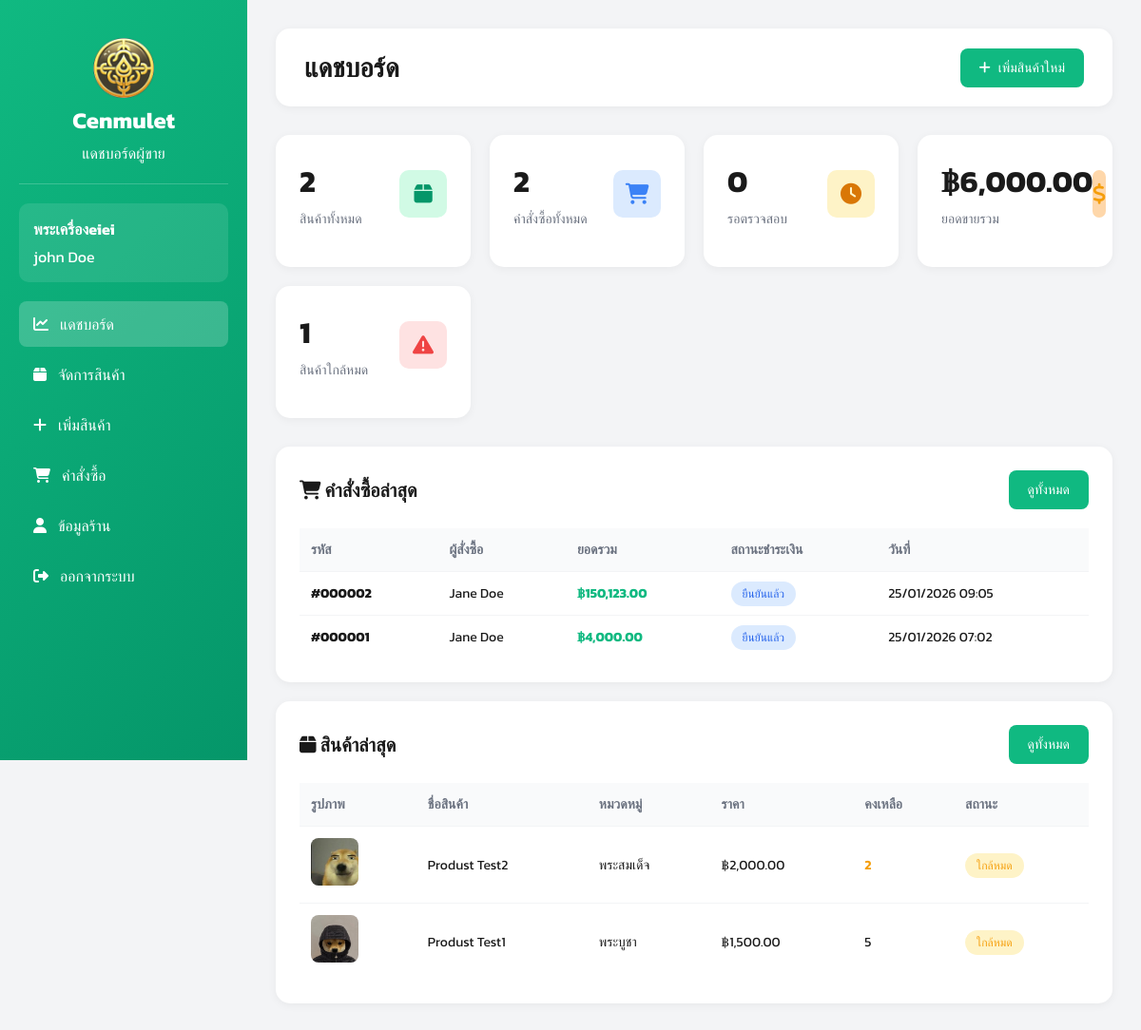
The app's page /views/seller/dashboard.php (signed in) with its own data.
### tables this page shows
CREATE TABLE sellers (
    id INTEGER PRIMARY KEY AUTOINCREMENT,
    fullname TEXT,
    store_name TEXT,
    username TEXT UNIQUE,
    password TEXT,
    address TEXT,
    img_store TEXT,
    tel TEXT,
    pay_contax TEXT,
    id_per TEXT,
    img_per TEXT
, status VARCHAR(20) NOT NULL DEFAULT 'approved', reject_reason TEXT, reviewed_at DATETIME);

CREATE TABLE orders (
    id INTEGER PRIMARY KEY AUTOINCREMENT,
    user_id INTEGER,
    total_price REAL,
    status TEXT DEFAULT 'pending',
    created_at DATETIME DEFAULT CURRENT_TIMESTAMP,
    FOREIGN KEY (user_id) REFERENCES users(id)
);

CREATE TABLE amulets (
    id INTEGER PRIMARY KEY AUTOINCREMENT,
    amulet_name TEXT,
    source TEXT,
    quantity INTEGER,
    price REAL,
    image TEXT,
    sellerId INTEGER,
    categoryId INTEGER,
    FOREIGN KEY (sellerId) REFERENCES sellers(id),
    FOREIGN KEY (categoryId) REFERENCES categories(id)
);

CREATE TABLE categories (
    id INTEGER PRIMARY KEY AUTOINCREMENT,
    category_name TEXT
);

### views/seller/dashboard.php (the view, shortened to what this page needs)
<?php
require_once __DIR__ . "/../../config/db.php";
$seller_id = $_SESSION['user_id'];
try {
    $stmt = $db->prepare("SELECT * FROM sellers WHERE id = :id");
    $stmt->execute([':id' => $seller_id]);
    $seller = $stmt->fetch(PDO::FETCH_ASSOC);
} catch (PDOException $e) {
    die("Error: " . $e->getMessage());
}
try {
    $stmt = $db->prepare("SELECT COUNT(*) as total FROM amulets WHERE sellerId = :seller_id");
    $stmt->execute([':seller_id' => $seller_id]);
    $total_products = $stmt->fetch(PDO::FETCH_ASSOC)['total'];
    $stmt = $db->prepare("
        SELECT COUNT(DISTINCT o.id) as total
        FROM orders o
        JOIN order_items oi ON o.id = oi.order_id
        JOIN amulets a ON oi.amulet_id = a.id
        WHERE a.sellerId = :seller_id
    ");
    $stmt->execute([':seller_id' => $seller_id]);
    $total_orders = $stmt->fetch(PDO::FETCH_ASSOC)['total'];
    $stmt = $db->prepare("
        SELECT COUNT(DISTINCT o.id) as total
        FROM orders o
        JOIN order_items oi ON o.id = oi.order_id
        JOIN amulets a ON oi.amulet_id = a.id
        JOIN payments p ON o.id = p.order_id
        WHERE a.sellerId = :seller_id AND p.status = 'waiting'
    ");
    $stmt->execute([':seller_id' => $seller_id]);
    $pending_orders = $stmt->fetch(PDO::FETCH_ASSOC)['total'];
    $stmt = $db->prepare("
        SELECT COALESCE(SUM(oi.price * oi.quantity), 0) as total
        FROM order_items oi
        JOIN amulets a ON oi.amulet_id = a.id
        JOIN orders o ON oi.order_id = o.id
        WHERE a.sellerId = :seller_id AND o.status = 'completed'
    ");
    $stmt->execute([':seller_id' => $seller_id]);
    $total_sales = $stmt->fetch(PDO::FETCH_ASSOC)['total'];
    $stmt = $db->prepare("
        SELECT COUNT(*) as total
        FROM amulets
        WHERE sellerId = :seller_id AND quantity < 5 AND quantity > 0
    ");
    $stmt->execute([':seller_id' => $seller_id]);
    $low_stock = $stmt->fetch(PDO::FETCH_ASSOC)['total'];
    $stmt = $db->prepare("
        SELECT a.*, c.category_name
        FROM amulets a
        LEFT JOIN categories c ON a.categoryId = c.id
        WHERE a.sellerId = :seller_id
        ORDER BY a.id DESC
        LIMIT 5
    ");
    $stmt->execute([':seller_id' => $seller_id]);
    $recent_products = $stmt->fetchAll(PDO::FETCH_ASSOC);
    $stmt = $db->prepare("
        SELECT DISTINCT o.*, u.fullname, p.status as payment_status
        FROM orders o
        JOIN order_items oi ON o.id = oi.order_id
        JOIN amulets a ON oi.amulet_id = a.id
        JOIN users u ON o.user_id = u.id
        LEFT JOIN payments p ON o.id = p.order_id
        WHERE a.sellerId = :seller_id
        GROUP BY o.id
        ORDER BY o.created_at DESC
        LIMIT 5
    ");
    $stmt->execute([':seller_id' => $seller_id]);
    $recent_orders = $stmt->fetchAll(PDO::FETCH_ASSOC);
} catch (PDOException $e) {
    die("Error: " . $e->getMessage());
}
?>
<!DOCTYPE html>
<html lang="th">
<head>
    <link rel="stylesheet" href="https://cdnjs.cloudflare.com/ajax/libs/font-awesome/6.5.1/css/all.min.css">
</head>
<body>
    <div class="dashboard-container">
        <aside class="sidebar">
            <div class="sidebar-header">
                <img src="/public/images/image.png" alt="" width="64px">
                <h2>Cenmulet</h2>
                <p>แดชบอร์ดผู้ขาย</p>
            </div>
            <div class="user-info">
                <h3><?php echo htmlspecialchars($seller['store_name']); ?></h3>
                <p><?php echo htmlspecialchars($seller['fullname']); ?></p>
            </div>
            <ul class="sidebar-menu">
                <li><a href="/views/seller/dashboard.php" class="active"><i class="fa-solid fa-chart-line"></i> แดชบอร์ด</a></li>
                <li><a href="/views/seller/products.php"><i class="fa-solid fa-box"></i> จัดการสินค้า</a></li>
                <li><a href="/views/seller/add_product.php"><i class="fa-solid fa-plus"></i> เพิ่มสินค้า</a></li>
                <li><a href="/views/seller/orders.php"><i class="fa-solid fa-shopping-cart"></i> คำสั่งซื้อ</a></li>
                <li><a href="/views/seller/seller_profile.php"><i class="fa-solid fa-user"></i> ข้อมูลร้าน</a></li>
                <li><a href="/auth/logout.php"><i class="fa-solid fa-right-from-bracket"></i> ออกจากระบบ</a></li>
            </ul>
        </aside>
        <main class="main-content">
            <div class="top-bar">
                <h1>แดชบอร์ด</h1>
                <a href="/views/seller/add_product.php" class="btn-primary">
                    <i class="fa-solid fa-plus"></i> เพิ่มสินค้าใหม่
                </a>
            </div>
            <div class="stats-grid">
                <div class="stat-card">
                    <div class="stat-header">
                        <div>
                            <div class="stat-value"><?php echo number_format($total_products); ?></div>
                            <div class="stat-label">สินค้าทั้งหมด</div>
                        </div>
                        <div class="stat-icon green">
                            <i class="fa-solid fa-box"></i>
                        </div>
                    </div>
                </div>
                <div class="stat-card">
                    <div class="stat-header">
                        <div>
                            <div class="stat-value"><?php echo number_format($total_orders); ?></div>
                            <div class="stat-label">คำสั่งซื้อทั้งหมด</div>
                        </div>
                        <div class="stat-icon blue">
                            <i class="fa-solid fa-shopping-cart"></i>
                        </div>
                    </div>
                </div>
                <div class="stat-card">
                    <div class="stat-header">
                        <div>
                            <div class="stat-value"><?php echo number_format($pending_orders); ?></div>
                            <div class="stat-label">รอตรวจสอบ</div>
                        </div>
                        <div class="stat-icon yellow">
                            <i class="fa-solid fa-clock"></i>
                        </div>
                    </div>
                </div>
                <div class="stat-card">
                    <div class="stat-header">
                        <div>
                            <div class="stat-value">฿<?php echo number_format($total_sales, 2); ?></div>
                            <div class="stat-label">ยอดขายรวม</div>
                        </div>
                        <div class="stat-icon orange">
                            <i class="fa-solid fa-dollar-sign"></i>
                        </div>
                    </div>
                </div>
                <?php if ($low_stock > 0): ?>
                <div class="stat-card">
                    <div class="stat-header">
                        <div>
                            <div class="stat-value"><?php echo number_format($low_stock); ?></div>
                            <div class="stat-label">สินค้าใกล้หมด</div>
                        </div>
                        <div class="stat-icon red">
                            <i class="fa-solid fa-exclamation-triangle"></i>
                        </div>
                    </div>
                </div>
                <?php endif; ?>
            </div>
            <div class="content-section">
                <div class="section-header">
                    <h2><i class="fa-solid fa-shopping-cart"></i> คำสั่งซื้อล่าสุด</h2>
                    <a href="/views/seller/orders.php" class="btn-primary">ดูทั้งหมด</a>
                </div>
                <?php if (count($recent_orders) > 0): ?>
                    <table>
                        <thead>
                            <tr>
                                <th>รหัส</th>
                                <th>ผู้สั่งซื้อ</th>
                                <th>ยอดรวม</th>
                                <th>สถานะชำระเงิน</th>
                                <th>วันที่</th>
                            </tr>
                        </thead>
                        <tbody>
                            <?php foreach ($recent_orders as $order): ?>
                                <tr>
                                    <td><strong>#<?php echo str_pad($order['id'], 6, '0', STR_PAD_LEFT); ?></strong></td>
                                    <td><?php echo htmlspecialchars($order['fullname']); ?></td>
                                    <td><strong style="color: #10b981;">฿<?php echo number_format($order['total_price'], 2); ?></strong></td>
                                    <td>
                                        <?php if ($order['payment_status'] === 'waiting'): ?>
                                            <span class="badge badge-pending">รอตรวจสอบ</span>
                                        <?php elseif ($order['payment_status'] === 'confirmed'): ?>
                                            <span class="badge badge-confirmed">ยืนยันแล้ว</span>
                                        <?php else: ?>
                                            <span class="badge badge-warning">ไม่ทราบสถานะ</span>
                                        <?php endif; ?>
                                    </td>
                                    <td><?php echo date('d/m/Y H:i', strtotime($order['created_at'])); ?></td>
                                </tr>
                            <?php endforeach; ?>
                        </tbody>
                    </table>
                <?php endif; ?>
            </div>
            <div class="content-section">
                <div class="section-header">
                    <h2><i class="fa-solid fa-box"></i> สินค้าล่าสุด</h2>
                    <a href="/views/seller/products.php" class="btn-primary">ดูทั้งหมด</a>
                </div>
                <?php if (count($recent_products) > 0): ?>
                    <table>
                        <thead>
                            <tr>
                                <th>รูปภาพ</th>
                                <th>ชื่อสินค้า</th>
                                <th>หมวดหมู่</th>
                                <th>ราคา</th>
                                <th>คงเหลือ</th>
                                <th>สถานะ</th>
                            </tr>
                        </thead>
                        <tbody>
                            <?php foreach ($recent_products as $product): ?>
                                <tr>
                                    <td>
                                        <?php if ($product['image']): ?>
                                            <img src="/uploads/amulets/<?php echo htmlspecialchars($product['image']); ?>" alt="" class="product-img">
                                        <?php else: ?>
                                            <div class="product-img" style="background: #e5e7eb; display: flex; align-items: center; justify-content: center;">
                                                <i class="fa-solid fa-image" style="color: #9ca3af;"></i>
                                            </div>
                                        <?php endif; ?>
                                    </td>
                                    <td><?php echo htmlspecialchars($product['amulet_name']); ?></td>
                                    <td><?php echo htmlspecialchars($product['category_name'] ?? '-'); ?></td>
                                    <td>฿<?php echo number_format($product['price'], 2); ?></td>
                                    <td>
                                        <?php if ($product['quantity'] < 5 && $product['quantity'] > 0): ?>
                                            <span style="color: #f59e0b; font-weight: 600;"><?php echo number_format($product['quantity']); ?></span>
                                        <?php else: ?>
                                            <?php echo number_format($product['quantity']); ?>
                                        <?php endif; ?>
                                    </td>
                                    <td>
                                        <?php if ($product['quantity'] > 5): ?>
                                            <span class="badge badge-success">มีสินค้า</span>
                                        <?php elseif ($product['quantity'] > 0): ?>
                                            <span class="badge badge-warning">ใกล้หมด</span>
                                        <?php else: ?>
                                            <span class="badge badge-danger">สินค้าหมด</span>
                                        <?php endif; ?>
                                    </td>
                                </tr>
                            <?php endforeach; ?>
                        </tbody>
                    </table>
                <?php endif; ?>
            </div>
        </main>
    </div>
</body>
</html>

### records on screen
sellers: store_name "พระเครื่องeiei", fullname "john Doe"
orders: id "000002", fullname "Jane Doe", total_price "150,123.00", created_at "25/01/2026 09:05"
orders: id "000001", fullname "Jane Doe", total_price "4,000.00", created_at "25/01/2026 07:02"
amulets: image (picture), amulet_name "Produst Test2", categoryId.category_name "พระสมเด็จ", price "2,000.00", quantity "2", shows "ใกล้หมด"
amulets: image (picture), amulet_name "Produst Test1", categoryId.category_name "พระบูชา", price "1,500.00", quantity "5", shows "ใกล้หมด"

### other values on screen
$total_products "2"
$total_orders "2"
$pending_orders "0"
$total_sales "6,000.00"
$low_stock "1"
